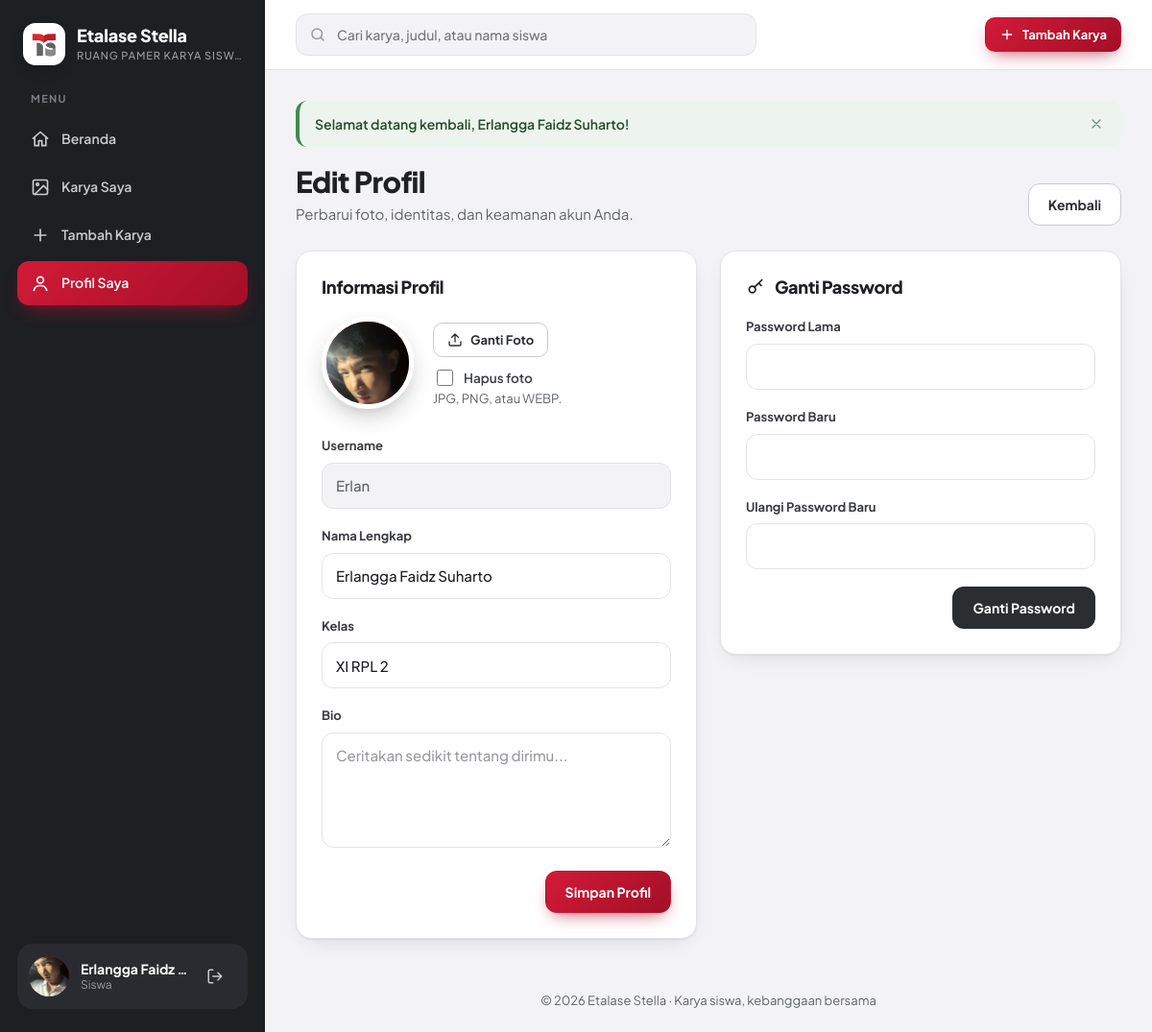
Page /profil_edit.php (signed in) on the committed database.
### tables this page shows
CREATE TABLE settings (k TEXT PRIMARY KEY, v TEXT);

CREATE TABLE users (
        id INTEGER PRIMARY KEY AUTOINCREMENT,
        username TEXT NOT NULL UNIQUE,
        nama TEXT NOT NULL,
        password TEXT NOT NULL,
        role TEXT NOT NULL DEFAULT 'siswa',
        kelas TEXT DEFAULT '',
        bio TEXT DEFAULT '',
        avatar TEXT DEFAULT '',
        aktif INTEGER NOT NULL DEFAULT 1,
        dibuat TEXT NOT NULL DEFAULT (datetime('now','localtime'))
    );

### profil_edit.php (the view, shortened to what this page needs)
<?php
require __DIR__ . '/includes/config.php';
$me = require_login();
$v = ['nama' => $me['nama'], 'kelas' => $me['kelas'], 'bio' => $me['bio']];
layout_start('Edit Profil', 'profil');
?>
<div class="page-head">
    <div><h1>Edit Profil</h1><p class="muted">Perbarui foto, identitas, dan keamanan akun Anda.</p></div>
    <a href="profil.php" class="btn btn-line">Kembali</a>
</div>
<div class="form-split form-split-profile">
    <form method="post" enctype="multipart/form-data" class="card pad">
        <h2 class="card-title">Informasi Profil</h2>
        <div class="avatar-edit">
            <span data-avatar-preview><?= avatar_html($me, 96, 'avatar-xl') ?></span>
            <div>
                <label class="btn btn-line btn-sm" for="avatar"><?= icon('upload', 16) ?> Ganti Foto</label>
                <?php if ($me['avatar']): ?>
                    <label class="check"><input type="checkbox" name="hapus_avatar" value="1"> Hapus foto</label>
                <?php endif; ?>
                <p class="muted small">JPG, PNG, atau WEBP.</p>
            </div>
        </div>
        <div class="field"><label>Username</label><input class="input" type="text" value="<?= e($me['username']) ?>" disabled></div>
        <div class="field"><label for="nama">Nama Lengkap</label><input class="input" type="text" id="nama" name="nama" value="<?= e($v['nama']) ?>" required></div>
        <div class="field"><label for="kelas">Kelas</label><input class="input" type="text" id="kelas" name="kelas" value="<?= e($v['kelas']) ?>" placeholder="XI IPA 2"></div>
        <div class="field"><label for="bio">Bio</label><textarea class="input" id="bio" name="bio" rows="4" maxlength="300" placeholder="Ceritakan sedikit tentang dirimu..."><?= e($v['bio']) ?></textarea></div>
        <div class="actions"><button class="btn btn-red" type="submit">Simpan Profil</button></div>
    </form>
    <form method="post" class="card pad">
        <h2 class="card-title"><?= icon('key', 20) ?> Ganti Password</h2>
        <div class="field"><label for="lama">Password Lama</label><input class="input" type="password" id="lama" name="lama" autocomplete="current-password" required></div>
        <div class="field"><label for="baru">Password Baru</label><input class="input" type="password" id="baru" name="baru" autocomplete="new-password" required></div>
        <div class="field"><label for="ulang">Ulangi Password Baru</label><input class="input" type="password" id="ulang" name="ulang" autocomplete="new-password" required></div>
        <div class="actions"><button class="btn btn-dark" type="submit">Ganti Password</button></div>
    </form>
</div>
<?php layout_end();

### includes/config.php (shortened to what this page needs)
<?php
function db(): PDO
{
    static $pdo = null;
    if ($pdo === null) {
        $pdo = new PDO('sqlite:' . DB_FILE);
        $pdo->setAttribute(PDO::ATTR_ERRMODE, PDO::ERRMODE_EXCEPTION);
        $pdo->setAttribute(PDO::ATTR_DEFAULT_FETCH_MODE, PDO::FETCH_ASSOC);
        $pdo->exec('PRAGMA foreign_keys = ON');
        migrate($pdo);
    }
    return $pdo;
}
function migrate(PDO $pdo): void
{
    $pdo->exec("CREATE TABLE IF NOT EXISTS users (
        id INTEGER PRIMARY KEY AUTOINCREMENT,
        username TEXT NOT NULL UNIQUE COLLATE NOCASE,
        nama TEXT NOT NULL,
        password TEXT NOT NULL,
        role TEXT NOT NULL DEFAULT 'siswa',
        kelas TEXT DEFAULT '',
        bio TEXT DEFAULT '',
        avatar TEXT DEFAULT '',
        aktif INTEGER NOT NULL DEFAULT 1,
        dibuat TEXT NOT NULL DEFAULT (datetime('now','localtime'))
    )");
    $pdo->exec("CREATE TABLE IF NOT EXISTS karya (
        id INTEGER PRIMARY KEY AUTOINCREMENT,
        user_id INTEGER NOT NULL REFERENCES users(id) ON DELETE CASCADE,
        judul TEXT NOT NULL,
        deskripsi TEXT DEFAULT '',
        kategori TEXT NOT NULL DEFAULT 'Lainnya',
        gambar TEXT NOT NULL,
        unggulan INTEGER NOT NULL DEFAULT 0,
        dilihat INTEGER NOT NULL DEFAULT 0,
        dibuat TEXT NOT NULL DEFAULT (datetime('now','localtime'))
    )");
    $pdo->exec("CREATE TABLE IF NOT EXISTS suka (
        user_id INTEGER NOT NULL REFERENCES users(id) ON DELETE CASCADE,
        karya_id INTEGER NOT NULL REFERENCES karya(id) ON DELETE CASCADE,
        PRIMARY KEY (user_id, karya_id)
    )");
    $pdo->exec("CREATE TABLE IF NOT EXISTS settings (k TEXT PRIMARY KEY, v TEXT)");
    if ((int) $pdo->query('SELECT COUNT(*) FROM users')->fetchColumn() === 0) {
        $st = $pdo->prepare('INSERT INTO users (username, nama, password, role, kelas) VALUES (?,?,?,?,?)');
        $st->execute(['superadmin', 'Super Admin', password_hash('admin123', PASSWORD_DEFAULT), 'super_admin', '']);
        $st->execute(['admin', 'Admin Etalase', password_hash('admin123', PASSWORD_DEFAULT), 'admin', '']);
        $s = $pdo->prepare('INSERT OR IGNORE INTO settings (k, v) VALUES (?, ?)');
        $s->execute(['nama_situs', 'Etalase Stella']);
        $s->execute(['tagline', 'Ruang pamer karya siswa']);
        $s->execute(['logo', '']);
    }
}
function setting(string $k, string $default = ''): string
{
    static $cache = null;
    if ($cache === null) {
        $cache = [];
        foreach (db()->query('SELECT k, v FROM settings') as $r) {
            $cache[$r['k']] = (string) $r['v'];
        }
    }
    return ($cache[$k] ?? '') !== '' ? $cache[$k] : $default;
}
function e($s): string
{
    return htmlspecialchars((string) $s, ENT_QUOTES | ENT_SUBSTITUTE, 'UTF-8');
}
function user(): ?array
{
    static $u = false;
    if ($u === false) {
        $u = null;
        if (!empty($_SESSION['uid'])) {
            $st = db()->prepare('SELECT * FROM users WHERE id = ? AND aktif = 1');
            $st->execute([$_SESSION['uid']]);
            $u = $st->fetch() ?: null;
        }
    }
    return $u;
}
function require_login(): array
{
    $u = user();
    return $u;
}
function img_url(string $sub, string $name): string
{
    return 'uploads/' . $sub . '/' . rawurlencode($name);
}
function icon(string $name, int $size = 20): string
{
    static $p = [
        'home'     => '<path d="M3 11l9-8 9 8"/><path d="M5 10v10h5v-6h4v6h5V10"/>',
        'image'    => '<rect x="3" y="3" width="18" height="18" rx="2"/><circle cx="8.5" cy="8.5" r="1.5"/><path d="M21 15l-5-5L5 21"/>',
        'plus'     => '<path d="M12 5v14M5 12h14"/>',
        'user'     => '<circle cx="12" cy="8" r="4"/><path d="M4 21c.8-4 4-6 8-6s7.2 2 8 6"/>',
        'users'    => '<circle cx="9" cy="8" r="3.5"/><path d="M2.5 20c.6-3.6 3.2-5.5 6.5-5.5s5.9 1.9 6.5 5.5"/><path d="M16 4.6a3.5 3.5 0 010 6.8M18.5 14.8c1.7.7 2.8 2.3 3 5.2"/>',
        'shield'   => '<path d="M12 3l8 3v6c0 4.5-3.3 8-8 9-4.7-1-8-4.5-8-9V6z"/><path d="M8.5 12l2.5 2.5 4.5-5"/>',
        'settings' => '<circle cx="12" cy="12" r="3"/><path d="M12 2v3M12 19v3M4.2 4.2l2.1 2.1M17.7 17.7l2.1 2.1M2 12h3M19 12h3M4.2 19.8l2.1-2.1M17.7 6.3l2.1-2.1"/>',
        'logout'   => '<path d="M9 21H5a2 2 0 01-2-2V5a2 2 0 012-2h4M16 17l5-5-5-5M21 12H9"/>',
        'search'   => '<circle cx="11" cy="11" r="7"/><path d="M20 20l-3.5-3.5"/>',
        'heart'    => '<path d="M20.8 4.6a5.5 5.5 0 00-7.8 0L12 5.7l-1-1.1a5.5 5.5 0 00-7.8 7.8l1 1.1L12 21l7.8-7.5 1-1.1a5.5 5.5 0 000-7.8z"/>',
        'eye'      => '<path d="M1 12s4-8 11-8 11 8 11 8-4 8-11 8S1 12 1 12z"/><circle cx="12" cy="12" r="3"/>',
        'edit'     => '<path d="M12 20h9M16.5 3.5a2.1 2.1 0 013 3L7 19l-4 1 1-4z"/>',
        'trash'    => '<path d="M3 6h18M8 6V4h8v2M19 6l-1 14H6L5 6M10 11v6M14 11v6"/>',
        'star'     => '<path d="M12 3l2.6 5.6 6.1.7-4.5 4.2 1.2 6L12 16.5 6.6 19.5l1.2-6L3.3 9.3l6.1-.7z"/>',
        'menu'     => '<path d="M4 6h16M4 12h16M4 18h16"/>',
        'upload'   => '<path d="M21 15v4a2 2 0 01-2 2H5a2 2 0 01-2-2v-4M17 8l-5-5-5 5M12 3v12"/>',
        'grid'     => '<rect x="3" y="3" width="7" height="9" rx="1.5"/><rect x="14" y="3" width="7" height="5" rx="1.5"/><rect x="14" y="12" width="7" height="9" rx="1.5"/><rect x="3" y="16" width="7" height="5" rx="1.5"/>',
        'key'      => '<circle cx="8" cy="15" r="4"/><path d="M10.8 12.2L20 3M16 7l3 3"/>',
        'check'    => '<path d="M5 12l5 5L20 7"/>',
        'x'        => '<path d="M6 6l12 12M18 6L6 18"/>',
    ];
    return '<svg width="' . $size . '" height="' . $size . '" viewBox="0 0 24 24" fill="none" stroke="currentColor" stroke-width="2" stroke-linecap="round" stroke-linejoin="round" aria-hidden="true">' . ($p[$name] ?? '') . '</svg>';
}
function logo_html(int $size = 42): string
{
    $logo = setting('logo');
    if ($logo !== '') {
        return '<span class="logo logo-img" style="width:' . $size . 'px;height:' . $size . 'px"><img src="' . e(img_url('logo', $logo)) . '" alt="Logo ' . e(setting('nama_situs', 'Etalase Stella')) . '"></span>';
    }
    return '<span class="logo" style="width:' . $size . 'px;height:' . $size . 'px">' . icon('star', (int) ($size * 0.52)) . '</span>';
}
function avatar_html(array $u, int $size = 40, string $extra = ''): string
{
    $st = 'width:' . $size . 'px;height:' . $size . 'px;font-size:' . max(11, (int) ($size * 0.36)) . 'px';
    if (!empty($u['avatar'])) {
        return '<span class="avatar ' . $extra . '" style="' . $st . '"><img src="' . e(img_url('avatar', $u['avatar'])) . '" alt="' . e($u['nama']) . '"></span>';
    }
    return '<span class="avatar ' . $extra . '" style="' . $st . '">' . e(inisial($u['nama'])) . '</span>';
}
    ob_start(); ?>
    <?php
function layout_start(string $title, string $active = ''): void
{
    $u = user();
    $site = setting('nama_situs', 'Etalase Stella');
    $nav = [
        ['beranda', 'Beranda', 'dashboard.php', 'home', null],
        ['karyasaya', 'Karya Saya', 'dashboard.php?saya=1', 'image', null],
        ['tambah', 'Tambah Karya', 'karya_form.php', 'plus', null],
        ['profil', 'Profil Saya', 'profil.php', 'user', null],
    ];
    ?>
<!DOCTYPE html>
<html lang="id">
<head>
    <link rel="stylesheet" href="assets/css/style.css">
</head>
<body>
<div class="app">
    <aside class="sidebar" id="sidebar">
        <a class="brand" href="dashboard.php">
            <?= logo_html(44) ?>
            <span class="brand-text"><?= e($site) ?><small><?= e(setting('tagline', 'Ruang pamer karya siswa')) ?></small></span>
        </a>
        <nav class="side-nav" aria-label="Menu utama">
            <div class="side-label">Menu</div>
            <?php foreach ($nav as $n): ?>
                <a href="<?= e($n[2]) ?>" class="<?= $active === $n[0] ? 'on' : '' ?>"><?= icon($n[3]) ?><?= e($n[1]) ?></a>
            <?php endforeach; ?>
        </nav>
        <?php if ($u): ?>
        <div class="side-user">
            <a href="profil.php" class="side-user-info">
                <?= avatar_html($u, 42) ?>
                <span><b><?= e($u['nama']) ?></b><small><?= e(ROLE_LABEL[$u['role']] ?? '') ?></small></span>
            </a>
            <a href="logout.php" class="icon-btn" aria-label="Keluar" title="Keluar"><?= icon('logout', 18) ?></a>
        </div>
        <?php endif; ?>
    </aside>
    <div class="main">
        <header class="topbar">
            <form class="search" action="dashboard.php" method="get" role="search">
                <?= icon('search', 18) ?>
                <input id="cari" type="search" name="q" value="<?= e($_GET['q'] ?? '') ?>" placeholder="Cari karya, judul, atau nama siswa">
            </form>
            <a href="karya_form.php" class="btn btn-red btn-sm top-add"><?= icon('plus', 16) ?><span>Tambah Karya</span></a>
        </header>
        <main class="content">
            <?php foreach ($_SESSION['flash'] ?? [] as $f): ?>
                <div class="flash flash-<?= e($f['t']) ?>" role="status"><?= e($f['m']) ?><button type="button" class="flash-x" aria-label="Tutup"><?= icon('x', 16) ?></button></div>
            <?php endforeach; unset($_SESSION['flash']); ?>
<?php
}
function layout_end(): void
{
    ?>
        </main>
        <footer class="foot">&copy; <?= date('Y') ?> <?= e(setting('nama_situs', 'Etalase Stella')) ?> &middot; Karya siswa, kebanggaan bersama</footer>
    </div>
</div>
</body>
</html>
<?php
}
    ?>

### rows in the picture
settings: k+v (picture)
users: avatar (picture), nama "Erlangga Faidz…", role "Siswa", username "Erlan", nama "Erlangga Faidz Suharto", kelas "XI RPL 2"

### other values in the picture
$site "Etalase Stella"
setting('tagline', 'Ruang pamer karya siswa') "RUANG PAMER KARYA SISWA"
$n[1] "Beranda"
$n[1] "Karya Saya"
$n[1] "Tambah Karya"
$n[1] "Profil Saya"
$f['m'] "Selamat datang kembali, Erlangga Faidz Suharto!"
setting('nama_situs', 'Etalase Stella') "Etalase Stella"
